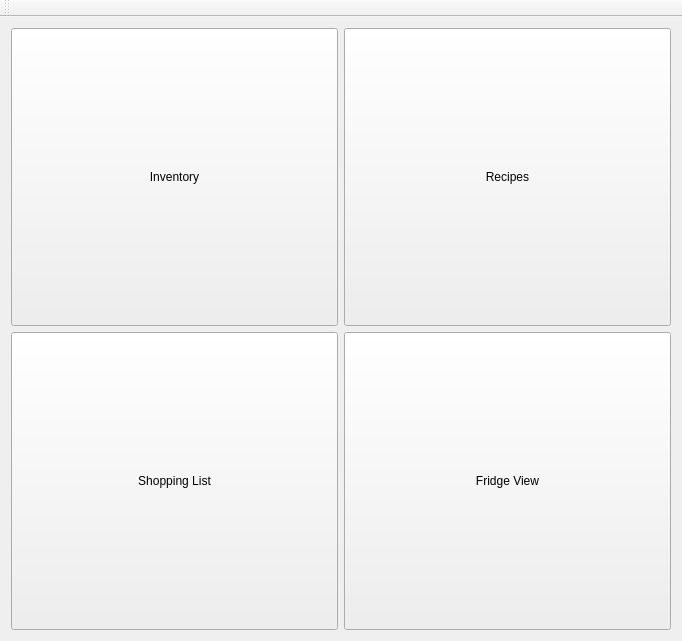
<?xml version="1.0" encoding="UTF-8"?>
<ui version="4.0">
 <class>FAK</class>
 <widget class="QMainWindow" name="FAK">
  <property name="geometry">
   <rect>
    <x>0</x>
    <y>0</y>
    <width>682</width>
    <height>641</height>
   </rect>
  </property>
  <property name="windowTitle">
   <string>FAK</string>
  </property>
  <property name="autoFillBackground">
   <bool>false</bool>
  </property>
  <property name="styleSheet">
   <string notr="true"/>
  </property>
  <widget class="QWidget" name="centralWidget">
   <layout class="QGridLayout" name="gridLayout">
    <item row="0" column="0">
     <widget class="QPushButton" name="InventoryButton">
      <property name="sizePolicy">
       <sizepolicy hsizetype="Expanding" vsizetype="Expanding">
        <horstretch>0</horstretch>
        <verstretch>0</verstretch>
       </sizepolicy>
      </property>
      <property name="focusPolicy">
       <enum>Qt::StrongFocus</enum>
      </property>
      <property name="autoFillBackground">
       <bool>false</bool>
      </property>
      <property name="styleSheet">
       <string notr="true">background-image: url(:/fridge1.jpeg);</string>
      </property>
      <property name="text">
       <string>Inventory</string>
      </property>
     </widget>
    </item>
    <item row="0" column="1">
     <widget class="QPushButton" name="RecipeButton">
      <property name="sizePolicy">
       <sizepolicy hsizetype="Expanding" vsizetype="Expanding">
        <horstretch>0</horstretch>
        <verstretch>0</verstretch>
       </sizepolicy>
      </property>
      <property name="styleSheet">
       <string notr="true">background-image: url(:/fridge2.jpeg);</string>
      </property>
      <property name="text">
       <string>Recipes</string>
      </property>
     </widget>
    </item>
    <item row="1" column="0">
     <widget class="QPushButton" name="ShoppingButton">
      <property name="sizePolicy">
       <sizepolicy hsizetype="Expanding" vsizetype="Expanding">
        <horstretch>0</horstretch>
        <verstretch>0</verstretch>
       </sizepolicy>
      </property>
      <property name="styleSheet">
       <string notr="true">background-image: url(:/fridge3.jpeg);</string>
      </property>
      <property name="text">
       <string>Shopping List</string>
      </property>
     </widget>
    </item>
    <item row="1" column="1">
     <widget class="QPushButton" name="ViewButton">
      <property name="sizePolicy">
       <sizepolicy hsizetype="Expanding" vsizetype="Expanding">
        <horstretch>0</horstretch>
        <verstretch>0</verstretch>
       </sizepolicy>
      </property>
      <property name="autoFillBackground">
       <bool>false</bool>
      </property>
      <property name="styleSheet">
       <string notr="true">background-image: url(:/fridge4.jpeg);</string>
      </property>
      <property name="text">
       <string>Fridge View</string>
      </property>
      <property name="autoDefault">
       <bool>false</bool>
      </property>
      <property name="default">
       <bool>false</bool>
      </property>
      <property name="flat">
       <bool>false</bool>
      </property>
     </widget>
    </item>
   </layout>
  </widget>
  <widget class="QToolBar" name="mainToolBar">
   <property name="enabled">
    <bool>true</bool>
   </property>
   <attribute name="toolBarArea">
    <enum>TopToolBarArea</enum>
   </attribute>
   <attribute name="toolBarBreak">
    <bool>false</bool>
   </attribute>
  </widget>
 </widget>
 <layoutdefault spacing="6" margin="11"/>
 <resources/>
 <connections/>
</ui>
